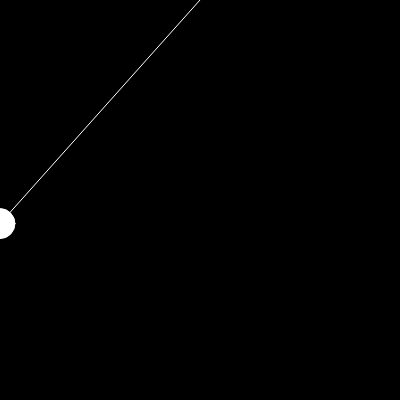
Frame 1 (no input)
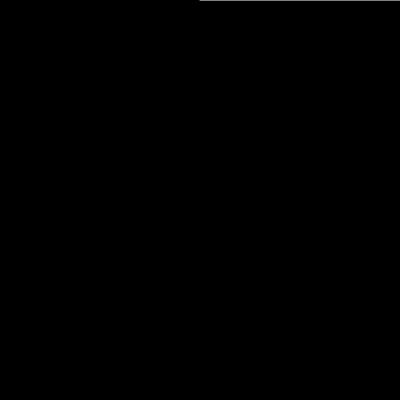
Frame 60 (no input)
Frame 120 (the mouse pressed at the canvas centre since frame 60): identical to frame 60, image omitted

The p5.js sketch that drew these frames (run headless with seeded random() and noise() and a simulated clock; from frame 60 on, the mouse is pressed at the canvas centre):

// p5.js sketch
// ── sketch.js
let bob;
let grav = 9.80665;

function setup() {
	createCanvas(400, 400);
	bob = new Bob(30, 300)
}

function draw() {
	translate(width/2, 0)
	background(0)
	bob.update();
	bob.show();
}

function Bob(mass, len){
	if(len<200){
		len = 200
	}
	let x = -200;
	let y = sqrt(len*len-200*200);
	this.length = len
	this.pos = createVector(x, y);
	this.vel = createVector(0, 0);
	this.acc = createVector(0, 0);
	this.mass = mass
	
	this.show = function(){
		stroke(255)
		line(0, 0, this.pos.x, this.pos.y)
		ellipse(this.pos.x, this.pos.y, this.mass, this.mass)
	}
	
	this.update = function(){
		this.pos.add(this.vel);
		this.vel.add(this.acc);
		this.acc.mult(0);
		this.angle = atan(-this.pos.y/this.pos.x)
		writeSingleLine(this.mass*grav*sin(this.angle))
		this.acc.add(this.mass*grav*sin(this.angle)*.8)
		this.pos.normalize().mult(this.length)
	}
}

function writeSingleLine (msg) {
	console.clear();
	console.log(msg);
}
